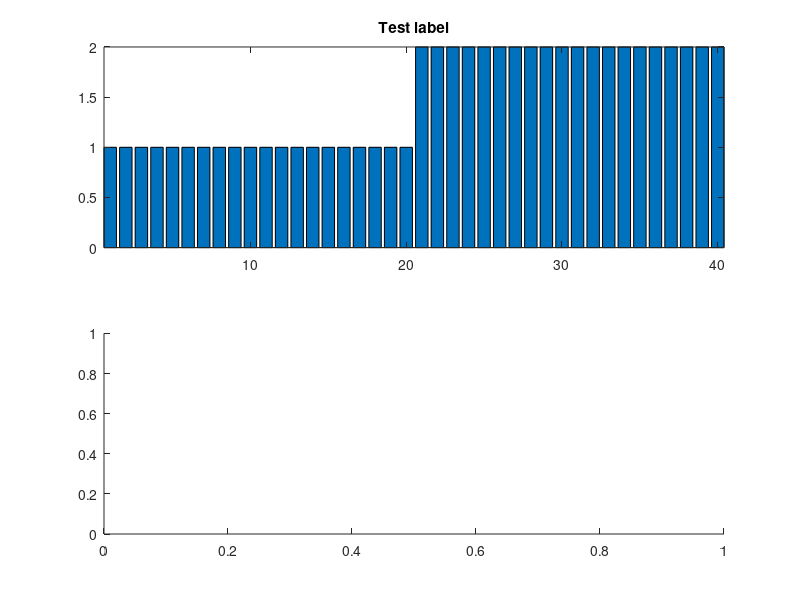

This chart was generated by the following MATLAB code: (Note: this script raises an error after producing the figure.)
%% 데이터 불러오기
clear; close all; clc;

load fisheriris;
%% 각 종을 숫자로 표현 1: versicolor, 2: virginica
spcs2num =zeros(length(species), 1);
for k=1:1:length(species)
    if strcmp(species(k), 'versicolor')
        spcs2num(k,1) = 1;
    elseif strcmp(species(k), 'virginica')
        spcs2num(k,1) = 2;
    end
end
%% 학습데이터와 평가데이터 나누기
% 두개의 그룹만 먼저 나눈다. versicolor vs. virginica
% 편의상 아래처럼
% 1~50: setosa, 51~100: versicolor, 101~150: virginica
% 학습데이터. 71~100: versicolor, 121~150: virginica 총 60개
% 평가데이터. 51~70: versicolor, 101~120: virginica 총 40개
% 사용할 특징은 sepal length&width = 1열과 2열
tr_id = [71:1:100 121:1:150];
Training_data = meas(tr_id,1:2);
Training_label = spcs2num(tr_id,:);

ts_id = [51:1:70 101:1:120];
Test_data = meas(ts_id,1:2);
Test_label = spcs2num(ts_id,:);

%% 매트랩 내부 함수를 이용한 KNN 모델 만들기 (학습: 결정해야 할 것:k, 거리를 어떤방법으로 할지)
k = 3; % 인접한 이웃 3개를 보겠다.
mdl = fitcknn(Training_data, Training_label, 'NumNeighbors', k, 'Distance','euclidean');
% mdl = fitcknn(Traning_data, Training_label,'NumNeighbors',k); 
% 거리계산 default는 유클리디안이므로 이렇게 해도 됨

% 2줄이면 끝

%% 평가해보기 #1
% test의 첫번째 데이터를 넣어보자
result_first = predict(mdl, Test_data(1,:));

%% 평가해보기 #2
result = predict(mdl, Test_data);

%% 그려보기
figure(1);
subplot(211); bar(Test_label); axis tight; title('Test label');
subplot(212); bar(result); axis tight; title('Result');

figure(2);
subplot(311); bar(Test_label); axis tight; title('Test label');
subplot(312); bar(result); axis tight; title('Result');
subplot(313); bar(Test_label - result); axis tight; title('Error(Label-Result)')
